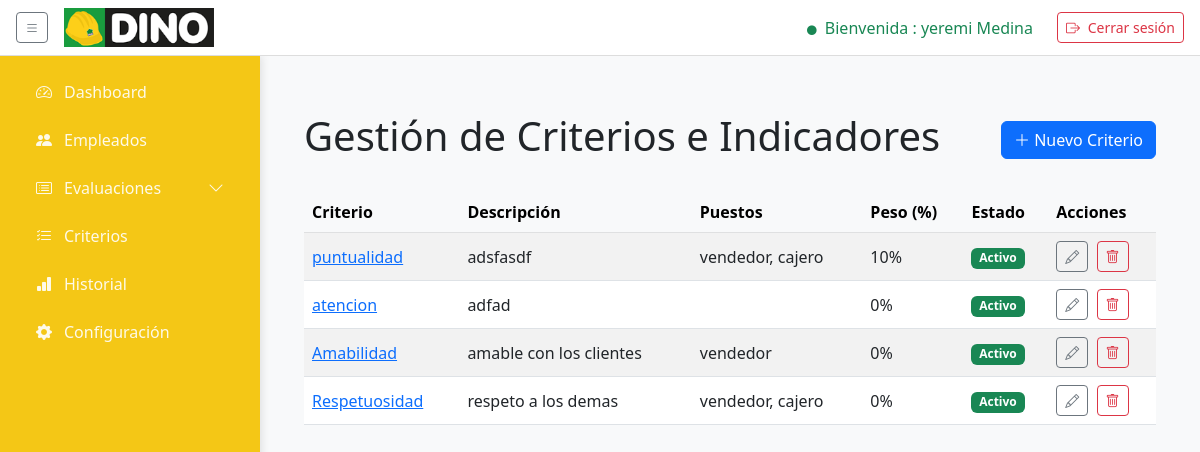
Screenshot of /criterios/ (signed in) with the database file from the repository.
### core/models.py (models this page shows, shortened)
class Usuario(AbstractUser):
    """
    Modelo personalizado para el usuario, heredando de AbstractUser.
    Este modelo ahora solo contiene los campos estándar del usuario.
    """

class Criterio(models.Model):
    nombre      = models.CharField(max_length=100, default='Sin nombre')
    descripcion = models.CharField(max_length=200, blank=True, null=True)
    puestos     = models.ManyToManyField(Puesto, related_name='criterios')
    rango_min   = models.IntegerField()
    rango_max   = models.IntegerField()
    peso        = models.PositiveIntegerField('Peso (%)', default=0,
                    help_text='Porcentaje que aporta este criterio')
    ESTADO_CHOICES = [
        ('Activo',   'Activo'),
        ('Inactivo', 'Inactivo'),
    ]
    estado      = models.CharField(max_length=10, choices=ESTADO_CHOICES,
                    default='Activo')

class Puesto(models.Model):
    nombre = models.CharField(max_length=50, unique=True)
    descripcion = models.TextField(blank=True, null=True)

### core/views.py (the view)
# urls.py: path('criterios/',                    views.lista_criterios,   name='lista_criterios'),
@login_required
def lista_criterios(request):
    criterios = Criterio.objects.all()
    return render(request, 'criterios/lista_criterios.html', {
        'criterios': criterios
    })

### templates/criterios/lista_criterios.html (shortened to what this page needs)
{% extends "base/base.html" %}
{% load static %}
{% block content %}
<!DOCTYPE html>
<html lang="es">
<head>
  <link href="https://cdn.jsdelivr.net/npm/bootstrap@5.3.0/dist/css/bootstrap.min.css" rel="stylesheet">
  <link href="https://cdn.jsdelivr.net/npm/bootstrap-icons@1.10.5/font/bootstrap-icons.css" rel="stylesheet">
</head>
<body class="bg-light">
  <div class="container py-4">
    <div class="d-flex justify-content-between align-items-center mb-4">
      <h1>Gestión de Criterios e Indicadores</h1>
      <a href="{% url 'nuevo_criterio' %}" class="btn btn-primary">
        <i class="bi bi-plus-lg"></i> Nuevo Criterio
      </a>
    </div>
    <table class="table table-striped align-middle">
      <thead class="table-light">
        <tr>
          <th>Criterio</th>
          <th>Descripción</th>
          <th>Puestos</th>
          <th>Peso (%)</th>
          <th>Estado</th>
          <th>Acciones</th>
        </tr>
      </thead>
      <tbody>
      {% for c in criterios %}
        <tr>
          <td>
            <a href="{% url 'detalle_criterio' c.pk %}">
              {{ c.nombre }}
            </a>
          </td>
          <td>{{ c.descripcion }}</td>
          <td>
            {% for p in c.puestos.all %}
              {{ p.nombre }}{% if not forloop.last %}, {% endif %}
            {% endfor %}
          </td>
          <td>{{ c.peso }}%</td>
          <td>
            {% if c.estado == 'Activo' %}
              <span class="badge bg-success">Activo</span>
            {% else %}
              <span class="badge bg-secondary">Inactivo</span>
            {% endif %}
          </td>
          <td>
            <a href="{% url 'editar_criterio' c.pk %}" class="btn btn-sm btn-outline-secondary me-1">
              <i class="bi bi-pencil"></i>
            </a>
            <a href="{% url 'eliminar_criterio' c.pk %}" class="btn btn-sm btn-outline-danger">
              <i class="bi bi-trash"></i>
            </a>
          </td>
        </tr>
      {% empty %}
        <tr>
          <td colspan="6" class="text-center text-muted">
            No hay criterios registrados.
          </td>
        </tr>
      {% endfor %}
      </tbody>
    </table>
  </div>
</body>
</html>
{% endblock %}

### templates/base/base.html (shortened to what this page needs)
{% load static %}
<!DOCTYPE html>
<html lang="es">
<head>
    <link href="https://cdn.jsdelivr.net/npm/bootstrap@5.3.0/dist/css/bootstrap.min.css" rel="stylesheet" />
    <link href="https://cdn.jsdelivr.net/npm/bootstrap-icons@1.10.5/font/bootstrap-icons.css" rel="stylesheet" />
</head>
<body>
    <nav class="navbar d-flex justify-content-between align-items-center">
        <div class="d-flex align-items-center">
            <button id="sidebarToggle" class="btn btn-outline-secondary btn-sm me-3">
                <i class="bi bi-list"></i>
            </button>
            <a class="navbar-brand">
                <img src="{% static 'img/logo_dino.png' %}" alt="Logo Dino">
            </a>
        </div>
        <div class="d-flex align-items-center">
            <span class="text-success me-4">
                <i class="bi bi-circle-fill me-1" style="font-size:.6rem;"></i> Bienvenida :
                {{ request.user.get_full_name|default:request.user.username }}
            </span>
            <form id="logoutForm" method="post" action="{% url 'index' %}">
                <button type="submit" class="btn btn-outline-danger btn-sm">
                    <i class="bi bi-box-arrow-right me-1"></i> Cerrar sesión
                </button>
            </form>
        </div>
    </nav>
    {% with request.resolver_match.url_name as view_name %}
    <div class="d-flex main">
        <aside class="sidebar" id="sidebar">
            <ul class="nav flex-column">
                <li class="nav-item">
                    <a href="{% url 'admin_dashboard' %}"
                        class="nav-link {% if view_name == 'admin_dashboard' %}active{% endif %}">
                        <i class="bi bi-speedometer2"></i><span>Dashboard</span>
                    </a>
                </li>
                <li class="nav-item">
                    <a href="{% url 'gestion_empleados' %}"
                        class="nav-link {% if view_name == 'gestion_empleados' %}active{% endif %}">
                        <i class="bi bi-people-fill"></i><span>Empleados</span>
                    </a>
                </li>
                <li
                    class="nav-item has-submenu {% if view_name == 'lista_evaluaciones' or view_name == 'realizar_autoevaluacion' %}submenu-open{% endif %}">
                    <a href="#" class="nav-link submenu-toggle">
                        <i class="bi bi-card-list"></i><span>Evaluaciones</span>
                        <i class="bi bi-chevron-down ms-auto"></i>
                    </a>
                </li>
                <li class="nav-item">
                    <a href="{% url 'lista_criterios' %}"
                        class="nav-link {% if view_name == 'lista_criterios' %}active{% endif %}">
                        <i class="bi bi-list-check"></i><span>Criterios</span>
                    </a>
                </li>
                <li class="nav-item">
                    <a href="{% url 'historial_evaluaciones' %}"
                        class="nav-link {% if view_name == 'historial_evaluaciones' %}active{% endif %}">
                        <i class="bi bi-bar-chart-fill"></i><span>Historial</span>
                    </a>
                </li>
                <li class="nav-item">
                    <a href="{% url 'admin_dashboard' %}"
                        class="nav-link {% if view_name == 'configuracion' %}active{% endif %}">
                        <i class="bi bi-gear-fill"></i><span>Configuración</span>
                    </a>
                </li>
            </ul>
        </aside>
        <main class="content">
            {% block content %}{% endblock %}
        </main>
    </div>
    {% endwith %}
</body>
</html>

### templates/base/base.html (style rules this page uses)
:root { --sidebar-width: 260px; --sidebar-collapsed: 80px; --primary: #F4C716; --bg: #f9f9f9; --tre: #17973C; --secundary: #000000; --shadow: rgba(0, 0, 0, 0.1); }
html, body { margin: 0; padding: 0; height: 100%; background: var(--bg); font-family: 'Lato', sans-serif; }
.d-flex.main { height: calc(100vh - 56px); }
aside.sidebar { position: fixed; top: 56px; left: 0; bottom: 0; width: var(--sidebar-width); background: black; color: #fff; padding: 1rem; box-shadow: 2px 0 8px var(--shadow); transition: width .3s; z-index: 1050; }
aside.sidebar .nav-link { color: rgba(255, 255, 255, 0.9); margin-bottom: .5rem; border-radius: 6px; display: flex; align-items: center; gap: .5rem; white-space: nowrap; overflow: hidden; }
aside.sidebar .nav-link i { min-width: 24px; text-align: center; }
aside.sidebar .nav-link span { transition: opacity .3s; }
main.content { margin-top: 56px; margin-left: var(--sidebar-width); padding: 2rem; transition: margin-left .3s; position: relative; overflow: auto; }
nav.navbar { background: #fff; border-bottom: 1px solid #ddd; height: 56px; z-index: 1100; padding: 0 1rem; position: fixed; top: 0; left: 0; right: 0; }
nav.navbar .navbar-brand { flex: none; display: flex; align-items: center; }
nav.navbar .navbar-brand img { width: 150px; height: auto; flex-shrink: 0; }
aside.sidebar { width: var(--sidebar-width); background: var(--primary); color: #fff; display: flex; flex-direction: column; padding: 1rem; box-shadow: 2px 0 8px var(--shadow); transition: width .3s; }
main.content { flex: 1; overflow: auto; padding: 2rem; }
.has-submenu { position: relative; }

### rows the page displays
Usuario: user.get_full_name "yeremi Medina"
Criterio: nombre "puntualidad", descripcion "adsfasdf", peso "10", estado "Activo"
Puesto: nombre "vendedor"
Puesto: nombre "cajero"
Criterio: nombre "atencion", descripcion "adfad", peso "0", estado "Activo"
Criterio: nombre "Amabilidad", descripcion "amable con los clientes", peso "0", estado "Activo"
Criterio: nombre "Respetuosidad", descripcion "respeto a los demas", peso "0", estado "Activo"
